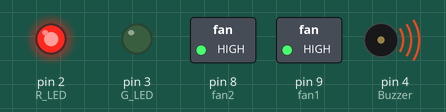
Bench run of a sketch on a simulated Arduino Uno, built with avr-gcc and run on an emulated ATmega328P. Shown: switched loads named in the sketch (green lamp = pin HIGH), output pins drawn as LEDs (lit = HIGH), buzzer (waves = sounding, pin HIGH). What the sketch prints to the serial monitor is not drawn. At 5.2 s the program stops and its outputs stay as they are.

Above: at 0.2 s.
Timing chart, 0 to 1.7 s (numbered marks = the images above):
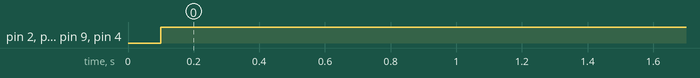

Measured:
- by itself, pin 2 (R_LED), pin 8 (fan2), pin 9 (fan1), pin 4 (Buzzer): LOW → HIGH at 0.10 s

The sketch:

m4_project_level_2_added_gsm_module_AND_CALL_FUNCTION.ino
```cpp
// scientist BENIEL'S LAB
// GAS DETECTOR

int Input = A0;
int R_LED = 2;
int G_LED = 3;
int Buzzer = 4;
int fan2 = 8;
int fan1 = 9;
// VAL INTEGER
int val;
int MAX = 400;
char PHONE[21]= "+919943249595";

void setup() {
  Serial.begin(9600);
   Serial.begin(9600);    // Setting the baud rate of Serial Monitor (Arduino)
  delay(100);
  pinMode(Input ,INPUT);
  pinMode(R_LED ,OUTPUT);
  pinMode(G_LED ,OUTPUT);
  pinMode(Buzzer ,OUTPUT);
  pinMode(fan1 ,OUTPUT);
  pinMode(fan2 ,OUTPUT);
}

void loop() {
  val = analogRead(A0);
  if (val >= MAX) {
    digitalWrite(R_LED ,HIGH);
    digitalWrite(Buzzer ,HIGH);
   digitalWrite(fan1 ,HIGH);
   digitalWrite(fan2 ,HIGH);
    digitalWrite(G_LED ,LOW);
    Serial.println("GAS LEAKING");

    Serial.println("ATD+CMGF=1");
    delay(1000);
     Serial.println("ATD+CMGS=\"+919943249595\"\r");// Replace x with mobile number
   delay(1000);
     //Wait forever


    Serial.println("AT+CMGF=1");    //Sets the GSM Module in Text Mode
   delay(1000);  // Delay of 1000 milli seconds or 1 second
   Serial.println("AT+CMGS=\"+919943249595\"\r");// Replace x with mobile number
   delay(1000);
   Serial.println(" dust partical is founded keep safe side");// The SMS text you want to send
   delay(100);
   Serial.println((char)26);// ASCII code of CTRL+Z
   delay(1000);
   while(1);  //Wait forever

  }
  else {
    digitalWrite(R_LED ,LOW);
    digitalWrite(Buzzer ,LOW);
  digitalWrite(fan1 ,LOW);
  digitalWrite(fan2 ,LOW);
    digitalWrite(G_LED ,HIGH);
    Serial.println("NORMAL");
  }
}
```
